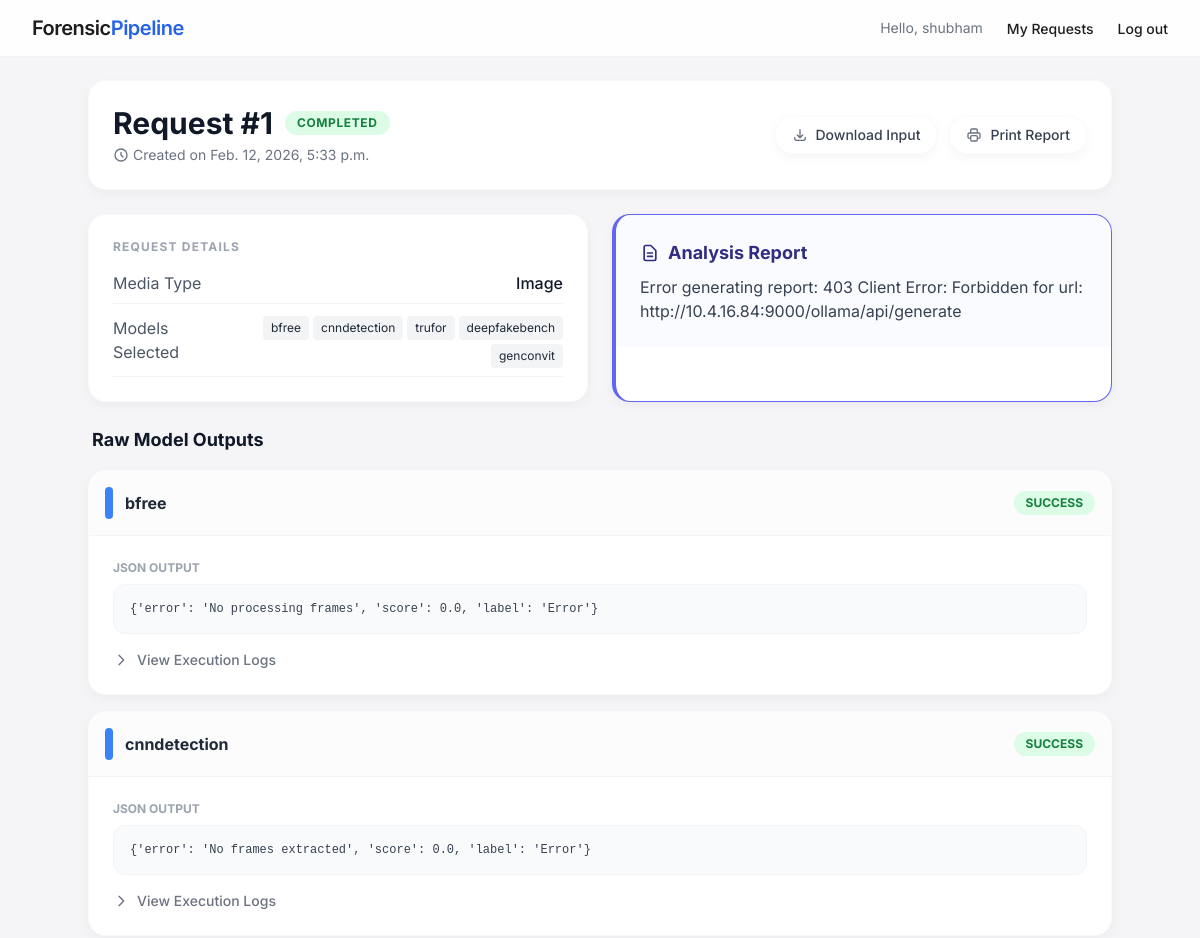
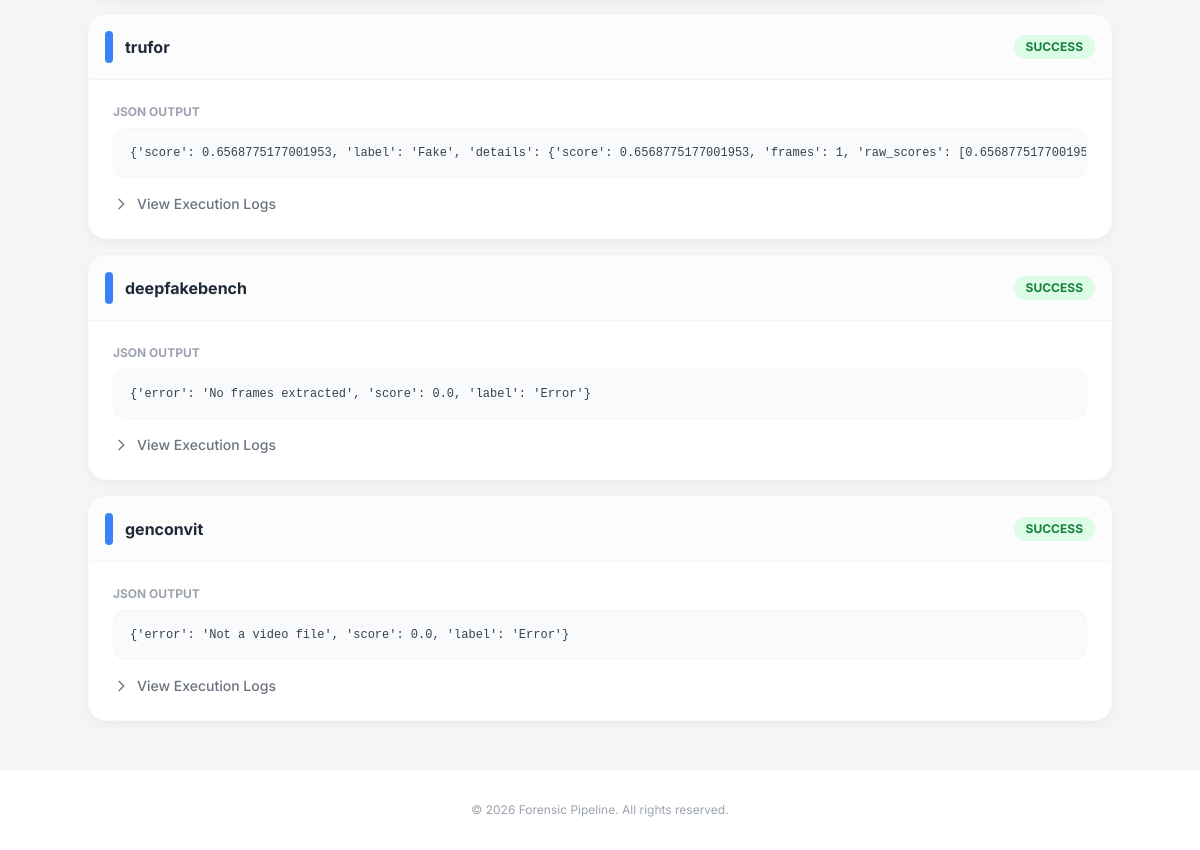
/request/1/ (signed in), run on the app's committed database (2 pictures, top to bottom).
### accounts/models.py (models this page shows, shortened)
class CustomUser(AbstractUser):
    is_admin = models.BooleanField(default=False)

### analysis/models.py (models this page shows, shortened)
class ForensicRequest(models.Model):
    STATUS_CHOICES = (
        ('PENDING', 'Pending'),
        ('PROCESSING', 'Processing'),
        ('COMPLETED', 'Completed'),
        ('FAILED', 'Failed'),
    )
    user = models.ForeignKey(settings.AUTH_USER_MODEL, on_delete=models.CASCADE)
    input_file = models.FileField(upload_to='uploads/%Y/%m/%d/')
    media_type = models.CharField(max_length=10, choices=[('image', 'Image'), ('video', 'Video')])
    selected_models = models.JSONField(default=list) # List of model names
    status = models.CharField(max_length=20, choices=STATUS_CHOICES, default='PENDING')
    report_content = models.TextField(blank=True, null=True)
    created_at = models.DateTimeField(auto_now_add=True)

class AnalysisResult(models.Model):
    request = models.ForeignKey(ForensicRequest, related_name='results', on_delete=models.CASCADE)
    model_name = models.CharField(max_length=50)
    status = models.CharField(max_length=20, default='PENDING') # SUCCESS, FAILED
    output_json = models.JSONField(blank=True, null=True)
    logs = models.TextField(blank=True, null=True)
    completed_at = models.DateTimeField(auto_now=True)

### analysis/views.py (the view)
# urls.py: path('request/<int:pk>/', views.request_detail, name='request_detail'),
@login_required
def request_detail(request, pk):
    if request.user.is_superuser:
        req = get_object_or_404(ForensicRequest, pk=pk)
    else:
        req = get_object_or_404(ForensicRequest, pk=pk, user=request.user)
    results = req.results.all()
    return render(request, 'analysis/detail.html', {'req': req, 'results': results})

### templates/analysis/detail.html (shortened to what this page needs)
{% extends 'base.html' %}
{% block content %}
<div class="max-w-5xl mx-auto space-y-6">
    <div class="apple-card p-6 flex flex-col md:flex-row justify-between items-start md:items-center gap-4">
        <div>
            <div class="flex items-center gap-3">
                <h1 class="text-3xl font-bold text-gray-900">Request #{{ req.id }}</h1>
                <span class="px-3 py-1 rounded-full text-xs font-bold uppercase tracking-wider
                    {% if req.status == 'COMPLETED' %}bg-green-100 text-green-700
                    {% elif req.status == 'FAILED' %}bg-red-100 text-red-700
                    {% else %}bg-yellow-100 text-yellow-700 animate-pulse{% endif %}">
                    {{ req.status }}
                </span>
            </div>
            <p class="text-gray-500 mt-1 flex items-center text-sm">
                <svg xmlns="http://www.w3.org/2000/svg" class="h-4 w-4 mr-1" fill="none" viewBox="0 0 24 24"
                    stroke="currentColor">
                    <path stroke-linecap="round" stroke-linejoin="round" stroke-width="2"
                        d="M12 8v4l3 3m6-3a9 9 0 11-18 0 9 9 0 0118 0z" />
                </svg>
                Created on {{ req.created_at }}
            </p>
        </div>
        <div class="flex gap-3">
            <a href="{{ req.input_file.url }}"
                class="apple-card px-4 py-2 text-sm font-medium text-gray-700 hover:bg-gray-50 flex items-center border">
                <svg xmlns="http://www.w3.org/2000/svg" class="h-4 w-4 mr-2 text-gray-500" fill="none"
                    viewBox="0 0 24 24" stroke="currentColor">
                    <path stroke-linecap="round" stroke-linejoin="round" stroke-width="2"
                        d="M4 16v1a3 3 0 003 3h10a3 3 0 003-3v-1m-4-4l-4 4m0 0l-4-4m4 4V4" />
                </svg>
                Download Input
            </a>
            <button onclick="window.print()"
                class="apple-card px-4 py-2 text-sm font-medium text-gray-700 hover:bg-gray-50 flex items-center border">
                Print Report
            </button>
        </div>
    </div>
    <div class="grid grid-cols-1 md:grid-cols-2 gap-6">
        <div class="apple-card p-6">
            <h3 class="text-xs font-bold text-gray-400 uppercase tracking-widest mb-4">Request Details</h3>
            <div class="space-y-3">
                <div class="flex justify-between border-b border-gray-100 pb-2">
                    <span class="text-gray-600">Media Type</span>
                    <span class="font-medium text-gray-900 capitalize">{{ req.media_type }}</span>
                </div>
                <div class="flex justify-between border-b border-gray-100 pb-2">
                    <span class="text-gray-600">Models Selected</span>
                    <div class="flex flex-wrap justify-end gap-1">
                        {% for model in req.selected_models %}
                        <span class="bg-gray-100 text-gray-800 text-xs px-2 py-1 rounded">{{ model }}</span>
                        {% endfor %}
                    </div>
                </div>
            </div>
        </div>
        {% if req.report_content %}
        <div class="apple-card p-0 overflow-hidden border-l-4 border-indigo-500">
            <div class="p-6 bg-indigo-50/30">
                <h2 class="text-lg font-bold text-indigo-900 mb-2 flex items-center">
                    <svg xmlns="http://www.w3.org/2000/svg" class="h-5 w-5 mr-2" fill="none" viewBox="0 0 24 24"
                        stroke="currentColor">
                        <path stroke-linecap="round" stroke-linejoin="round" stroke-width="2"
                            d="M9 12h6m-6 4h6m2 5H7a2 2 0 01-2-2V5a2 2 0 012-2h5.586a1 1 0 01.707.293l5.414 5.414a1 1 0 01.293.707V19a2 2 0 01-2 2z" />
                    </svg>
                    Analysis Report
                </h2>
                <div class="prose prose-sm max-w-none text-gray-700" id="report-content">
                </div>
            </div>
        </div>
        {% endif %}
    </div>
    <div class="space-y-4">
        <h3 class="text-lg font-bold text-gray-900 ml-1">Raw Model Outputs</h3>
        {% for result in results %}
        <div class="apple-card overflow-hidden">
            <div class="p-4 border-b border-gray-100 flex justify-between items-center bg-gray-50/50">
                <h3 class="font-bold text-gray-800 flex items-center">
                    <span class="w-2 h-8 bg-blue-500 rounded-full mr-3"></span>
                    {{ result.model_name }}
                </h3>
                <span class="px-3 py-1 rounded-full text-xs font-bold
                    {% if result.status == 'SUCCESS' %}bg-green-100 text-green-700
                    {% else %}bg-red-100 text-red-700{% endif %}">
                    {{ result.status }}
                </span>
            </div>
            <div class="p-6 space-y-4">
                {% if result.output_json %}
                <div>
                    <h4 class="text-xs font-bold text-gray-400 uppercase mb-2">JSON Output</h4>
                    <pre
                        class="bg-gray-50 text-gray-700 p-4 rounded-xl text-xs overflow-x-auto border border-gray-100 font-mono">{{ result.output_json }}</pre>
                </div>
                {% endif %}
                {% if result.logs %}
                <details class="group">
                    <summary
                        class="cursor-pointer text-sm text-gray-500 font-medium flex items-center hover:text-gray-900">
                        <svg xmlns="http://www.w3.org/2000/svg"
                            class="h-4 w-4 mr-2 transition-transform group-open:rotate-90" fill="none"
                            viewBox="0 0 24 24" stroke="currentColor">
                            <path stroke-linecap="round" stroke-linejoin="round" stroke-width="2" d="M9 5l7 7-7 7" />
                        </svg>
                        View Execution Logs
                    </summary>
                </details>
                {% endif %}
            </div>
        </div>
        {% empty %}
        <div class="apple-card p-8 text-center text-gray-400 italic">
            No model results available yet. Processing may be in progress.
        </div>
        {% endfor %}
    </div>
</div>
{% endblock %}

### templates/base.html (shortened to what this page needs)
<!DOCTYPE html>
<html lang="en">
<head>
    <script src="https://cdn.tailwindcss.com"></script>
</head>
<body class="min-h-screen flex flex-col">
    <nav class="glass-nav fixed w-full z-50 transition-all duration-300">
        <div class="max-w-7xl mx-auto px-4 sm:px-6 lg:px-8">
            <div class="flex justify-between h-14 items-center">
                <div class="flex-shrink-0 flex items-center">
                    <a href="/" class="text-xl font-semibold tracking-tight">Forensic<span
                            class="text-blue-600">Pipeline</span></a>
                </div>
                <div class="hidden md:flex items-center space-x-6">
                    {% if user.is_authenticated %}
                    <span class="text-sm text-gray-500">Hello, {{ user.username }}</span>
                    <a href="{% url 'dashboard' %}" class="nav-link">My Requests</a>
                    <form action="{% url 'logout' %}" method="post" class="inline">
                        <button type="submit" class="nav-link bg-transparent border-0 cursor-pointer">Log out</button>
                    </form>
                    {% else %}
                    <a href="{% url 'login' %}" class="nav-link">Log in</a>
                    <a href="{% url 'register' %}" class="btn-primary">Sign up</a>
                    {% endif %}
                </div>
            </div>
        </div>
    </nav>
    <div class="flex-grow pt-20 pb-12 px-4 sm:px-6 lg:px-8 max-w-7xl mx-auto w-full">
        {% block content %}
        {% endblock %}
    </div>
    <footer class="bg-white border-t border-gray-100 py-8 mt-auto">
        <div class="max-w-7xl mx-auto px-4 text-center text-gray-400 text-xs">
            <p>&copy; {% now "Y" %} Forensic Pipeline. All rights reserved.</p>
        </div>
    </footer>
</body>
</html>

### templates/base.html (style rules this page uses)
body { background-color: #F5F5F7; font-family: 'Inter', -apple-system, BlinkMacSystemFont, sans-serif; -webkit-font-smoothing: antialiased; color: #1d1d1f; }
.glass-nav { background: rgba(255, 255, 255, 0.85); backdrop-filter: blur(20px); -webkit-backdrop-filter: blur(20px); border-bottom: 1px solid rgba(0, 0, 0, 0.05); }
.nav-link { color: #1d1d1f; font-size: 14px; font-weight: 500; transition: color 0.2s ease; }
.apple-card { background: #FFFFFF; border-radius: 18px; box-shadow: 0 4px 12px rgba(0, 0, 0, 0.04); border: 1px solid rgba(0, 0, 0, 0.02); }

### data on the page
CustomUser: username "shubham"
ForensicRequest: id "1", status "COMPLETED", created_at "Feb. 12, 2026, 5:33 p.m.", media_type "Image"
AnalysisResult: model_name "bfree", status "SUCCESS", output_json "{'error': 'No processing frames', 'score': 0.0, 'label': 'Error'}"
AnalysisResult: model_name "cnndetection", status "SUCCESS", output_json "{'error': 'No frames extracted', 'score': 0.0, 'label': 'Error'}"
AnalysisResult: model_name "trufor", status "SUCCESS", output_json "{'score': 0.6568775177001953, 'label': 'Fake', 'details': {'score': 0.6568775177001953, 'frames': 1, 'raw_scores':…"
AnalysisResult: model_name "deepfakebench", status "SUCCESS", output_json "{'error': 'No frames extracted', 'score': 0.0, 'label': 'Error'}"
AnalysisResult: model_name "genconvit", status "SUCCESS", output_json "{'error': 'Not a video file', 'score': 0.0, 'label': 'Error'}"

### other printed values
{{ model }} "bfree" "cnndetection" "trufor" "deepfakebench" "genconvit"
